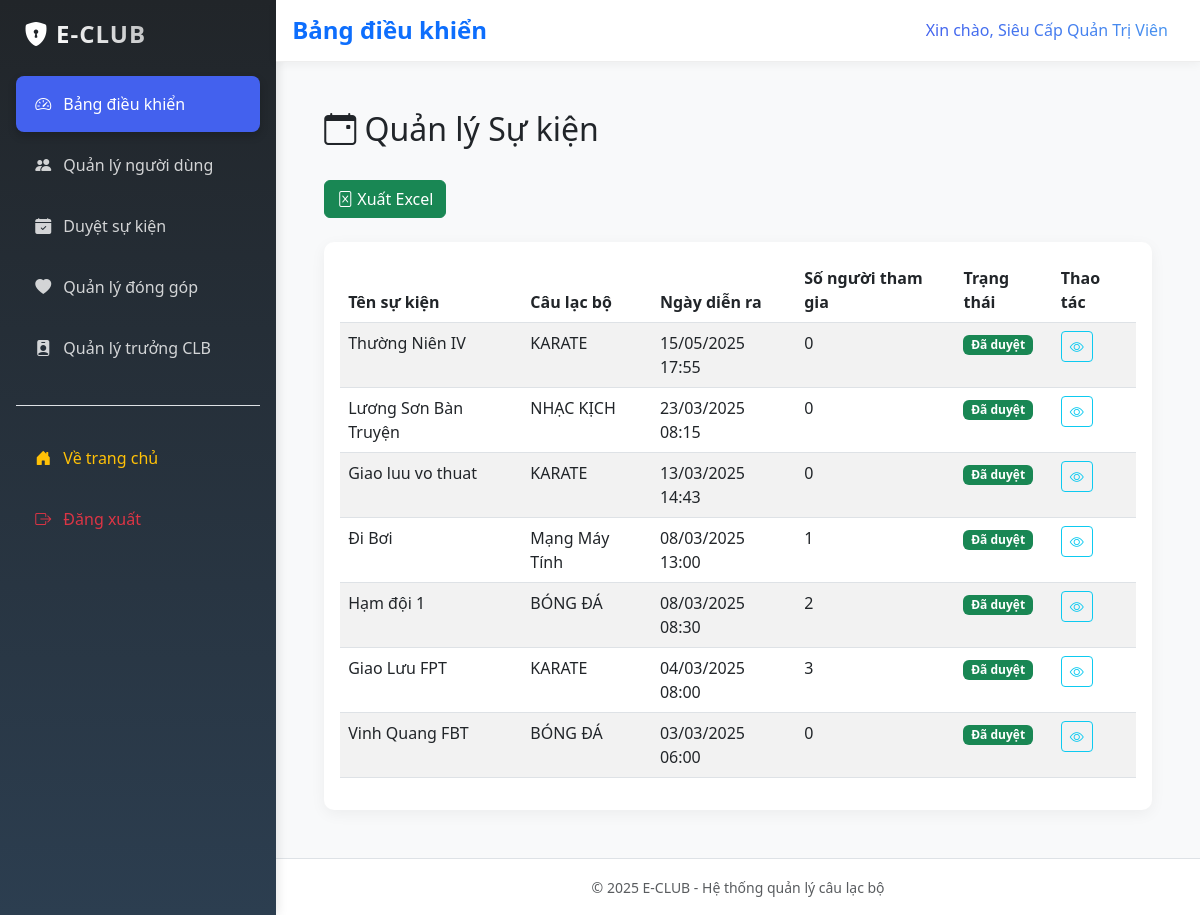
Screenshot of /index.php?page=list_events (signed in) with the database file from the repository.
### tables this page shows
CREATE TABLE `events` (
  `id` int(11) NOT NULL,
  `club_id` int(11) DEFAULT NULL,
  `title` varchar(200) NOT NULL,
  `description` text DEFAULT NULL,
  `event_date` datetime NOT NULL,
  `status` enum('pending','approved','rejected') DEFAULT 'pending',
  `created_by` int(11) DEFAULT NULL,
  `created_at` timestamp NOT NULL DEFAULT current_timestamp()
);

CREATE TABLE `clubs` (
  `id` int(11) NOT NULL,
  `name` varchar(100) NOT NULL,
  `description` text DEFAULT NULL,
  `created_at` timestamp NOT NULL DEFAULT current_timestamp(),
  `status` enum('active','inactive') NOT NULL DEFAULT 'active',
  `image_url` varchar(255) DEFAULT NULL,
  `bank_info` json DEFAULT NULL
);

### pages/admin/list_events.php (the view, shortened to what this page needs)
<?php
$sql = "SELECT e.*, c.name as club_name, COUNT(a.id) as attendance_count
       FROM events e
       INNER JOIN clubs c ON e.club_id = c.id
       LEFT JOIN attendance a ON e.id = a.event_id AND a.status = 'present'";
$sql .= " GROUP BY e.id ORDER BY e.event_date DESC";
$stmt = $conn->prepare($sql);
$stmt->execute();
$events = $stmt->get_result()->fetch_all(MYSQLI_ASSOC);
?>
<div class="container-fluid p-4">
    <div class="d-flex justify-content-between align-items-center mb-4">
        <h2><i class="bi bi-calendar-event"></i> Quản lý Sự kiện</h2>
    </div>
    <div class="d-flex justify-content-between align-items-center mb-4">
        <div>
            <a href="?page=admin&action=list_events&export=excel<?php
                $export_params = $_GET;
                $export_params['export'] = 'excel';
                echo '&' . http_build_query($export_params);
            ?>" class="btn btn-success me-2">
                <i class="bi bi-file-excel"></i> Xuất Excel
            </a>
        </div>
    </div>
    <div class="card">
        <div class="card-body">
            <div class="table-responsive">
                <table class="table table-striped table-hover">
                    <thead>
                        <tr>
                            <th>Tên sự kiện</th>
                            <th>Câu lạc bộ</th>
                            <th>Ngày diễn ra</th>
                            <th>Số người tham gia</th>
                            <th>Trạng thái</th>
                            <th>Thao tác</th>
                        </tr>
                    </thead>
                    <tbody>
                        <?php if (empty($events)): ?>
                        <tr>
                            <td colspan="6" class="text-center">Không có sự kiện nào</td>
                        </tr>
                        <?php else: ?>
                        <?php foreach ($events as $event): ?>
                        <tr>
                            <td><?php echo htmlspecialchars($event['title']); ?></td>
                            <td><?php echo htmlspecialchars($event['club_name']); ?></td>
                            <td><?php echo date('d/m/Y H:i', strtotime($event['event_date'])); ?></td>
                            <td><?php echo $event['attendance_count']; ?></td>
                            <td>
                                <span class="badge bg-<?php
                                    echo $event['status'] === 'approved' ? 'success' :
                                        ($event['status'] === 'pending' ? 'warning' : 'danger');
                                ?>">
                                    <?php
                                    echo $event['status'] === 'approved' ? 'Đã duyệt' :
                                        ($event['status'] === 'pending' ? 'Chờ duyệt' : 'Từ chối');
                                    ?>
                                </span>
                            </td>
                            <td>
                                <div class="btn-group">
                                    <button type="button"
                                            class="btn btn-sm btn-outline-info"
                                            data-bs-toggle="modal"
                                            data-bs-target="#eventDetailModal"
                                            data-event-id="<?php echo $event['id']; ?>"
                                            data-event-title="<?php echo htmlspecialchars($event['title']); ?>"
                                            data-event-description="<?php echo htmlspecialchars($event['description']); ?>"
                                            data-event-date="<?php echo date('d/m/Y H:i', strtotime($event['event_date'])); ?>"
                                            data-event-club="<?php echo htmlspecialchars($event['club_name']); ?>"
                                            data-event-status="<?php echo $event['status']; ?>"
                                            data-event-attendance="<?php echo $event['attendance_count']; ?>">
                                        <i class="bi bi-eye"></i>
                                    </button>
                                </div>
                            </td>
                        </tr>
                        <?php endforeach; ?>
                        <?php endif; ?>
                    </tbody>
                </table>
            </div>
        </div>
    </div>
</div>

### templates/admin_layout.php (style rules this page uses)
:root { --primary-color: #4361ee; --secondary-color: #3f37c9; --accent-color: #4895ef; --success-color: #4cc9f0; --light-bg: #f8f9fa; --dark-bg: #212529; }
body { font-family: 'Segoe UI', system-ui, -apple-system, sans-serif; background-color: var(--light-bg); }
.card { border: none; border-radius: 10px; box-shadow: 0 4px 15px rgba(0,0,0,0.05); transition: transform 0.3s; }

### rows the page displays
events: title "Thường Niên IV", club.name "KARATE", event_date "15/05/2025 17:55", attendance_count "0", status "Đã duyệt"
events: title "Lương Sơn Bàn Truyện", club.name "NHẠC KỊCH", event_date "23/03/2025 08:15", attendance_count "0", status "Đã duyệt"
events: title "Giao luu vo thuat", club.name "KARATE", event_date "13/03/2025 14:43", attendance_count "0", status "Đã duyệt"
events: title "Đi Bơi", club.name "Mạng Máy Tính", event_date "08/03/2025 13:00", attendance_count "1", status "Đã duyệt"
events: title "Hạm đội 1", club.name "BÓNG ĐÁ", event_date "08/03/2025 08:30", attendance_count "2", status "Đã duyệt"
events: title "Giao Lưu FPT", club.name "KARATE", event_date "04/03/2025 08:00", attendance_count "3", status "Đã duyệt"
events: title "Vinh Quang FBT", club.name "BÓNG ĐÁ", event_date "03/03/2025 06:00", attendance_count "0", status "Đã duyệt"

### other values shown
APP_NAME "E-CLUB"
$_SESSION['name'] "Siêu Cấp Quản Trị Viên"
